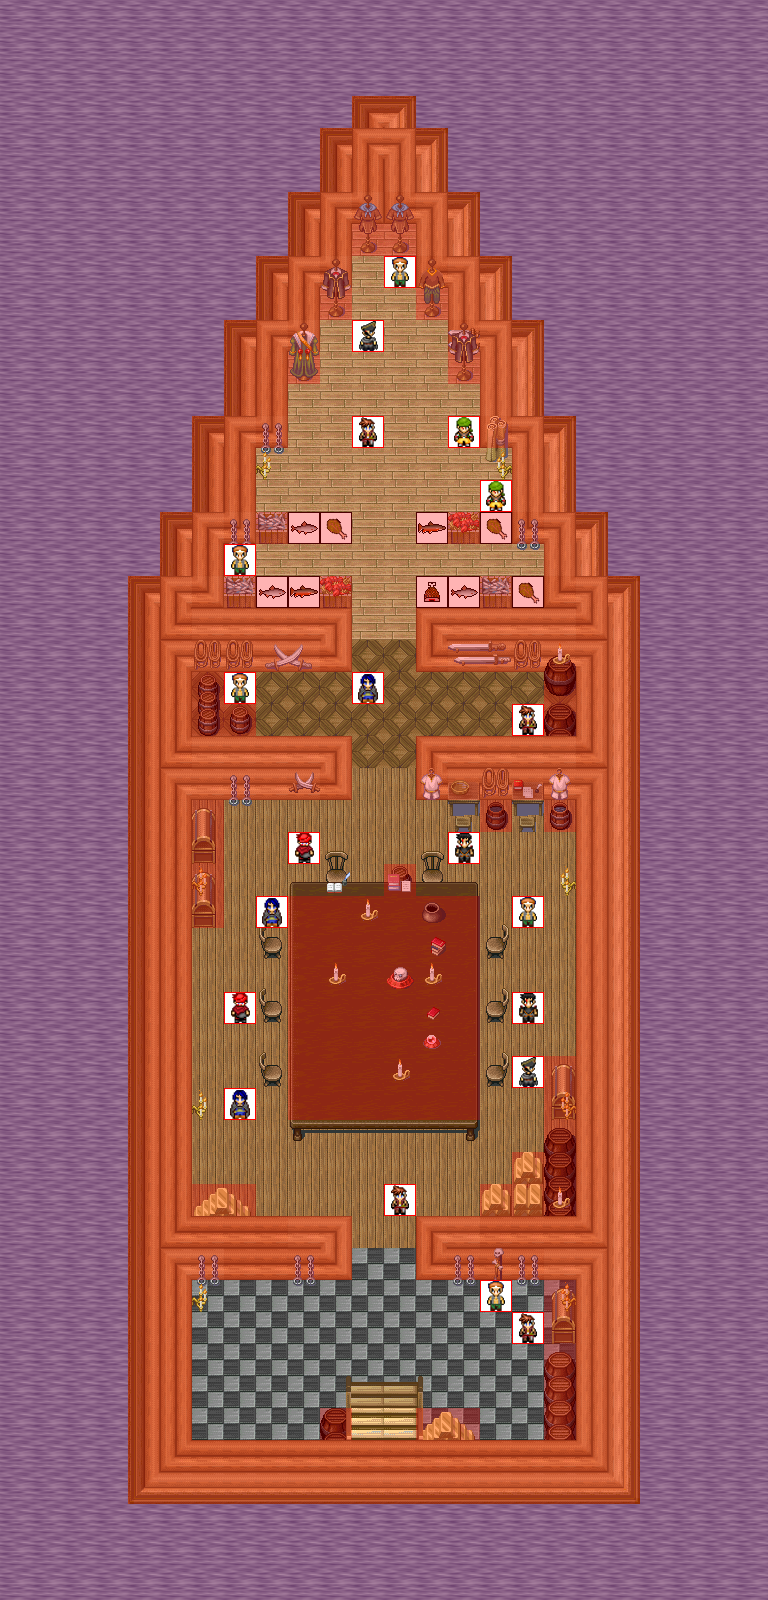

Rendered tile map (Tiled .tmx) drawn with the repository's tilesets; below, a short description and the map source with its tile grids summarised:
An orthogonal 24x50 tile map with 32x32 px tiles, 7 tile layers (0_floor, 1_terrain, 2_object, 3_roof, ...), 3 hidden layers not drawn, 28 tilesets.

<map version="1.2" tiledversion="1.2.2" orientation="orthogonal" renderorder="right-down" width="24" height="50" tilewidth="32" tileheight="32" infinite="0" nextlayerid="51" nextobjectid="1">
 <tileset firstgid="1" name="ground" tilewidth="32" tileheight="32" tilecount="33" columns="3">
  <image source="../../tileset/ground/ground.png" width="96" height="352" />
 </tileset>
 <tileset firstgid="34" name="int_plazy" tilewidth="32" tileheight="32" tilecount="27" columns="3">
  <image source="../../tileset/pol/waly/int_plazy.png" width="96" height="288" />
 </tileset>
 <tileset firstgid="61" name="kafle" tilewidth="32" tileheight="32" tilecount="80" columns="16">
  <image source="../../tileset/pol/domki/podloga/kafelki_rozne.png" width="512" height="160" />
 </tileset>
 <tileset firstgid="141" name="krzesla" tilewidth="32" tileheight="32" tilecount="20" columns="5">
  <image source="../../tileset/pol/wyposazenie/lawki_krzesla/krzesla.png" width="160" height="128" />
 </tileset>
 <tileset firstgid="161" name="drewniany_stol4" tilewidth="32" tileheight="32" tilecount="9" columns="3">
  <image source="../../tileset/pol/wyposazenie/stoly/drewniany_stol4.png" width="96" height="96" />
 </tileset>
 <tileset firstgid="170" name="wiezienie_stolik" tilewidth="32" tileheight="32" tilecount="6" columns="3">
  <image source="../../tileset/pol/wyposazenie/stoly/wiezienie_stolik.png" width="96" height="64" />
 </tileset>
 <tileset firstgid="176" name="beczki" tilewidth="32" tileheight="32" tilecount="40" columns="8">
  <image source="../../tileset/pol/wyposazenie/beczki.png" width="256" height="160" />
 </tileset>
 <tileset firstgid="216" name="ubiory" tilewidth="32" tileheight="32" tilecount="64" columns="16">
  <image source="../../tileset/pol/wyposazenie/ubiory.png" width="512" height="128" />
 </tileset>
 <tileset firstgid="280" name="skrzynie" tilewidth="32" tileheight="32" tilecount="4" columns="2">
  <image source="../../tileset/pol/wyposazenie/skrzynie.png" width="64" height="64" />
 </tileset>
 <tileset firstgid="284" name="miecze" tilewidth="32" tileheight="32" tilecount="32" columns="8">
  <image source="../../tileset/pol/wyposazenie/miecze.png" width="256" height="128" />
 </tileset>
 <tileset firstgid="316" name="pioro_ksiazki" tilewidth="32" tileheight="32" tilecount="3" columns="1">
  <image source="../../tileset/pol/wyposazenie/pioro_ksiazki.png" width="32" height="96" />
 </tileset>
 <tileset firstgid="319" name="sztabki_zlota" tilewidth="32" tileheight="32" tilecount="6" columns="2">
  <image source="../../tileset/pol/wyposazenie/sztabki_zlota.png" width="64" height="96" />
 </tileset>
 <tileset firstgid="325" name="bibeloty_na_stol" tilewidth="32" tileheight="32" tilecount="14" columns="7">
  <image source="../../tileset/pol/wyposazenie/bibeloty_na_stol.png" width="224" height="64" />
 </tileset>
 <tileset firstgid="339" name="lancuchy" tilewidth="32" tileheight="32" tilecount="2" columns="1">
  <image source="../../tileset/pol/wyposazenie/lancuchy.png" width="32" height="64" />
 </tileset>
 <tileset firstgid="341" name="czaszki" tilewidth="32" tileheight="32" tilecount="16" columns="8">
  <image source="../../tileset/pol/wyposazenie/czaszki.png" width="256" height="64" />
 </tileset>
 <tileset firstgid="357" name="owoce_morza" tilewidth="32" tileheight="32" tilecount="4" columns="2">
  <image source="../../tileset/pol/wyposazenie/jedzenie/owoce_morza.png" width="64" height="64" />
 </tileset>
 <tileset firstgid="361" name="kula_rozowa" tilewidth="32" tileheight="32" tilecount="1" columns="1">
  <image source="../../tileset/pol/wyposazenie/kula_rozowa.png" width="32" height="32" />
 </tileset>
 <tileset firstgid="362" name="swieczka_right" tilewidth="32" tileheight="32" tilecount="4" columns="4">
  <image source="../../tileset/pol/oswietlenie/swieczka_right.png" width="128" height="32" />
 </tileset>
 <tileset firstgid="366" name="swieczka" tilewidth="32" tileheight="32" tilecount="4" columns="4">
  <image source="../../tileset/pol/oswietlenie/swieczka.png" width="128" height="32" />
 </tileset>
 <tileset firstgid="370" name="swieczka_left" tilewidth="32" tileheight="32" tilecount="4" columns="4">
  <image source="../../tileset/pol/oswietlenie/swieczka_left.png" width="128" height="32" />
 </tileset>
 <tileset firstgid="374" name="latarnia_blaszczek" tilewidth="32" tileheight="32" tilecount="5" columns="5">
  <image source="../../tileset/pol/oswietlenie/latarnia_blaszczek.png" width="160" height="32" />
 </tileset>
 <tileset firstgid="379" name="latarnia_blask" tilewidth="32" tileheight="32" tilecount="25" columns="5">
  <image source="../../tileset/pol/oswietlenie/latarnia_blask.png" width="160" height="160" />
 </tileset>
 <tileset firstgid="404" name="collision" tilewidth="32" tileheight="32" tilecount="1" columns="1">
  <image source="../../tileset/logic/collision.png" width="32" height="32" />
 </tileset>
 <tileset firstgid="405" name="meat_and_fish" tilewidth="32" tileheight="32" tilecount="5" columns="5">
  <image source="../../tileset/logic/item/meat_and_fish.png" width="160" height="32" />
 </tileset>
 <tileset firstgid="410" name="grey_stone_stairs" tilewidth="32" tileheight="32" tilecount="6" columns="3">
  <image source="../../tileset/building/stairs/grey_stone_stairs.png" width="96" height="64" />
 </tileset>
 <tileset firstgid="416" name="protection" tilewidth="32" tileheight="32" tilecount="2" columns="2">
  <image source="../../tileset/logic/protection.png" width="64" height="32" />
 </tileset>
 <tileset firstgid="418" name="schody_drewniane" tilewidth="32" tileheight="32" tilecount="36" columns="6">
  <image source="../../tileset/pol/domki/schody/schody_drewniane.png" width="192" height="192" />
 </tileset>
 <tileset firstgid="454" name="pol_piraci" tilewidth="32" tileheight="32" tilecount="7" columns="7">
  <image source="../../tileset/logic/creature/pol_piraci.png" width="224" height="32" />
 </tileset>
 <layer id="31" name="0_floor" width="24" height="50">
  <data>[1200 cells, 1200 non-empty, 5 distinct tile ids]</data>
 </layer>
 <layer id="32" name="1_terrain" width="24" height="50">
  <data>[1200 cells, 336 non-empty, 42 distinct tile ids]</data>
 </layer>
 <layer id="33" name="2_object" width="24" height="50">
  <data>[1200 cells, 109 non-empty, 45 distinct tile ids]</data>
 </layer>
 <layer id="34" name="3_roof" width="24" height="50">
  <data>[1200 cells, 20 non-empty, 12 distinct tile ids]</data>
 </layer>
 <layer id="35" name="4_roof_add" width="24" height="50">
  <data>[1200 cells, 12 non-empty, 5 distinct tile ids]</data>
 </layer>
 <layer id="36" name="objects" width="24" height="50">
  <data>[1200 cells, 29 non-empty, 11 distinct tile ids]</data>
 </layer>
 <layer id="37" name="collision" width="24" height="50" opacity="0.3">
  <data>[1200 cells, 966 non-empty, 1 distinct tile ids]</data>
 </layer>
 <layer id="38" name="protection" width="24" height="50" visible="0" opacity="0.3">
  <data>[1200 cells, 231 non-empty, 1 distinct tile ids]</data>
 </layer>
 <layer id="39" name="blend_ground" width="24" height="50" visible="0">
  <data>[1200 cells, 242 non-empty, 26 distinct tile ids]</data>
 </layer>
 <layer id="40" name="blend_roof" width="24" height="50" visible="0">
  <data>[1200 cells, 242 non-empty, 26 distinct tile ids]</data>
 </layer>
</map>
